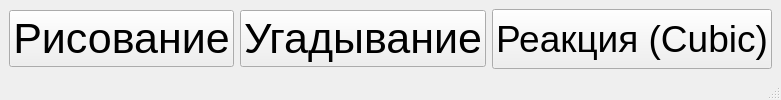
<?xml version="1.0" encoding="UTF-8"?>
<ui version="4.0">
 <class>MainWindow</class>
 <widget class="QMainWindow" name="MainWindow">
  <property name="windowTitle">
   <string>Главное меню</string>
  </property>
  <widget class="QWidget" name="centralwidget">
   <layout class="QHBoxLayout" name="horizontalLayout">
    <item>
     <widget class="QPushButton" name="drawButton">
      <property name="font">
       <font>
        <pointsize>32</pointsize>
       </font>
      </property>
      <property name="text">
       <string>Рисование</string>
      </property>
     </widget>
    </item>
    <item>
     <widget class="QPushButton" name="guessButton">
      <property name="font">
       <font>
        <pointsize>32</pointsize>
       </font>
      </property>
      <property name="text">
       <string>Угадывание</string>
      </property>
     </widget>
    </item>
    <item>
     <widget class="QPushButton" name="cubicButton">
      <property name="enabled">
       <bool>true</bool>
      </property>
      <property name="sizePolicy">
       <sizepolicy hsizetype="Minimum" vsizetype="Fixed">
        <horstretch>0</horstretch>
        <verstretch>0</verstretch>
       </sizepolicy>
      </property>
      <property name="minimumSize">
       <size>
        <width>0</width>
        <height>60</height>
       </size>
      </property>
      <property name="font">
       <font>
        <pointsize>28</pointsize>
       </font>
      </property>
      <property name="text">
       <string>Реакция (Cubic)</string>
      </property>
     </widget>
    </item>
   </layout>
  </widget>
  <widget class="QMenuBar" name="menubar">
   <property name="geometry">
    <rect>
     <x>0</x>
     <y>0</y>
     <width>765</width>
     <height>21</height>
    </rect>
   </property>
  </widget>
  <widget class="QStatusBar" name="statusbar"/>
 </widget>
 <resources/>
 <connections/>
</ui>
